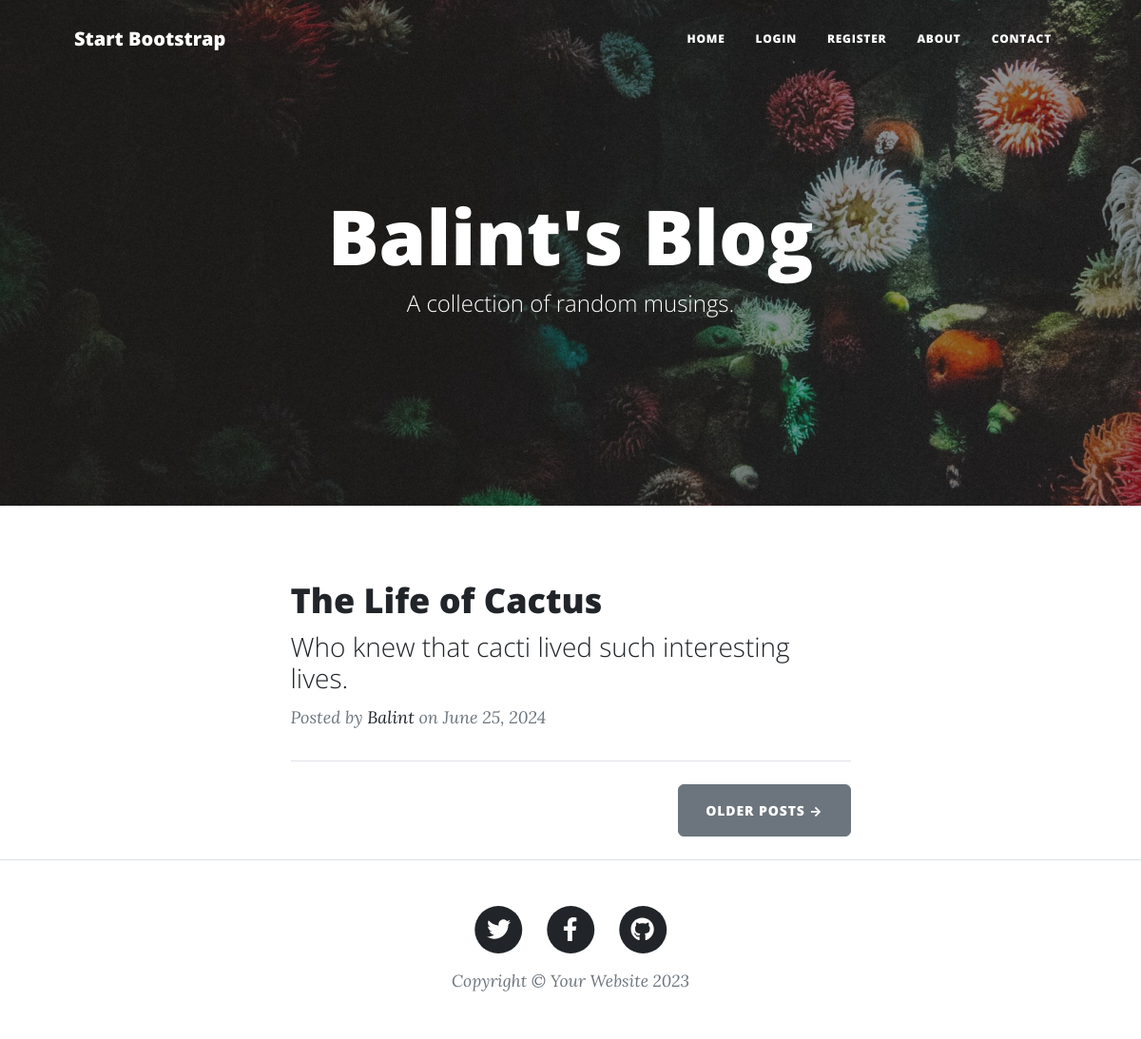
The page / on the database its author committed.
### main.py (models this page shows)
class BlogPost(db.Model):
    __tablename__ = "blog_posts"
    id: Mapped[int] = mapped_column(Integer, primary_key=True)
    author_id: Mapped[int] = mapped_column(Integer, db.ForeignKey("users.id"))
    author = relationship("User", back_populates="posts")
    title: Mapped[str] = mapped_column(String(250), unique=True, nullable=False)
    subtitle: Mapped[str] = mapped_column(String(250), nullable=False)
    date: Mapped[str] = mapped_column(String(250), nullable=False)
    body: Mapped[str] = mapped_column(Text, nullable=False)
    img_url: Mapped[str] = mapped_column(String(250), nullable=False)
    comments = relationship("Comment", back_populates="parent_post")

class User(UserMixin, db.Model):
    __tablename__ = "users"
    id: Mapped[int] = mapped_column(Integer, primary_key=True)
    email: Mapped[str] = mapped_column(String(100), unique=True, nullable=False)
    username: Mapped[str] = mapped_column(String(100), nullable=False)
    password: Mapped[str] = mapped_column(String(100), nullable=False)
    posts = relationship("BlogPost", back_populates="author")
    comments = relationship("Comment", back_populates="comment_author")

### main.py (the view)
@app.route('/')
def get_all_posts():
    result = db.session.execute(db.select(BlogPost))
    posts = result.scalars().all()
    return render_template("index.html", all_posts=posts, logged_in=current_user.is_authenticated)

### templates/index.html (shortened to what this page needs)
{% include "header.html" %}
<header
  class="masthead"
  style="background-image: url('../static/assets/img/home-bg.jpg')"
>
  <div class="container position-relative px-4 px-lg-5">
    <div class="row gx-4 gx-lg-5 justify-content-center">
      <div class="col-md-10 col-lg-8 col-xl-7">
        <div class="site-heading">
          <h1>Balint's Blog</h1>
          <span class="subheading">A collection of random musings.</span>
        </div>
      </div>
    </div>
  </div>
</header>
<div class="container px-4 px-lg-5">
  <div class="row gx-4 gx-lg-5 justify-content-center">
    <div class="col-md-10 col-lg-8 col-xl-7">
      {% for post in all_posts %}
      <div class="post-preview">
        <a href="{{ url_for('show_post', post_id=post.id) }}">
          <h2 class="post-title">{{ post.title }}</h2>
          <h3 class="post-subtitle">{{ post.subtitle }}</h3>
        </a>
        <p class="post-meta">
          Posted by
          <a href="#">{{post.author.username}}</a>
          on {{post.date}}
        </p>
      </div>
      <hr class="my-4" />
      {% endfor %}
      <div class="d-flex justify-content-end mb-4">
        <a class="btn btn-secondary text-uppercase" href="#!">Older Posts →</a>
      </div>
    </div>
  </div>
</div>
{% include "footer.html" %}

### rows shown on the page
BlogPost: title "The Life of Cactus", subtitle "Who knew that cacti lived such interesting lives.", author.username "Balint", date "June 25, 2024"
